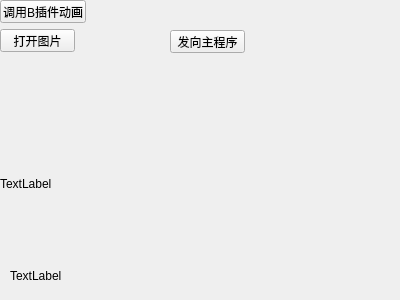
<?xml version="1.0" encoding="UTF-8"?>
<ui version="4.0">
 <class>PluginA</class>
 <widget class="QWidget" name="PluginA">
  <property name="geometry">
   <rect>
    <x>0</x>
    <y>0</y>
    <width>400</width>
    <height>300</height>
   </rect>
  </property>
  <property name="windowTitle">
   <string>Form</string>
  </property>
  <widget class="QPushButton" name="pushButton">
   <property name="geometry">
    <rect>
     <x>0</x>
     <y>29</y>
     <width>75</width>
     <height>23</height>
    </rect>
   </property>
   <property name="text">
    <string>打开图片</string>
   </property>
  </widget>
  <widget class="QPushButton" name="pushButton2">
   <property name="geometry">
    <rect>
     <x>0</x>
     <y>0</y>
     <width>86</width>
     <height>23</height>
    </rect>
   </property>
   <property name="text">
    <string>调用B插件动画</string>
   </property>
  </widget>
  <widget class="QLabel" name="label">
   <property name="geometry">
    <rect>
     <x>0</x>
     <y>58</y>
     <width>461</width>
     <height>251</height>
    </rect>
   </property>
   <property name="text">
    <string>TextLabel</string>
   </property>
  </widget>
  <widget class="QPushButton" name="pushButton_2">
   <property name="geometry">
    <rect>
     <x>170</x>
     <y>30</y>
     <width>75</width>
     <height>23</height>
    </rect>
   </property>
   <property name="text">
    <string>发向主程序</string>
   </property>
  </widget>
  <widget class="QLabel" name="label_2">
   <property name="geometry">
    <rect>
     <x>10</x>
     <y>270</y>
     <width>54</width>
     <height>12</height>
    </rect>
   </property>
   <property name="text">
    <string>TextLabel</string>
   </property>
  </widget>
 </widget>
 <resources/>
 <connections/>
</ui>
